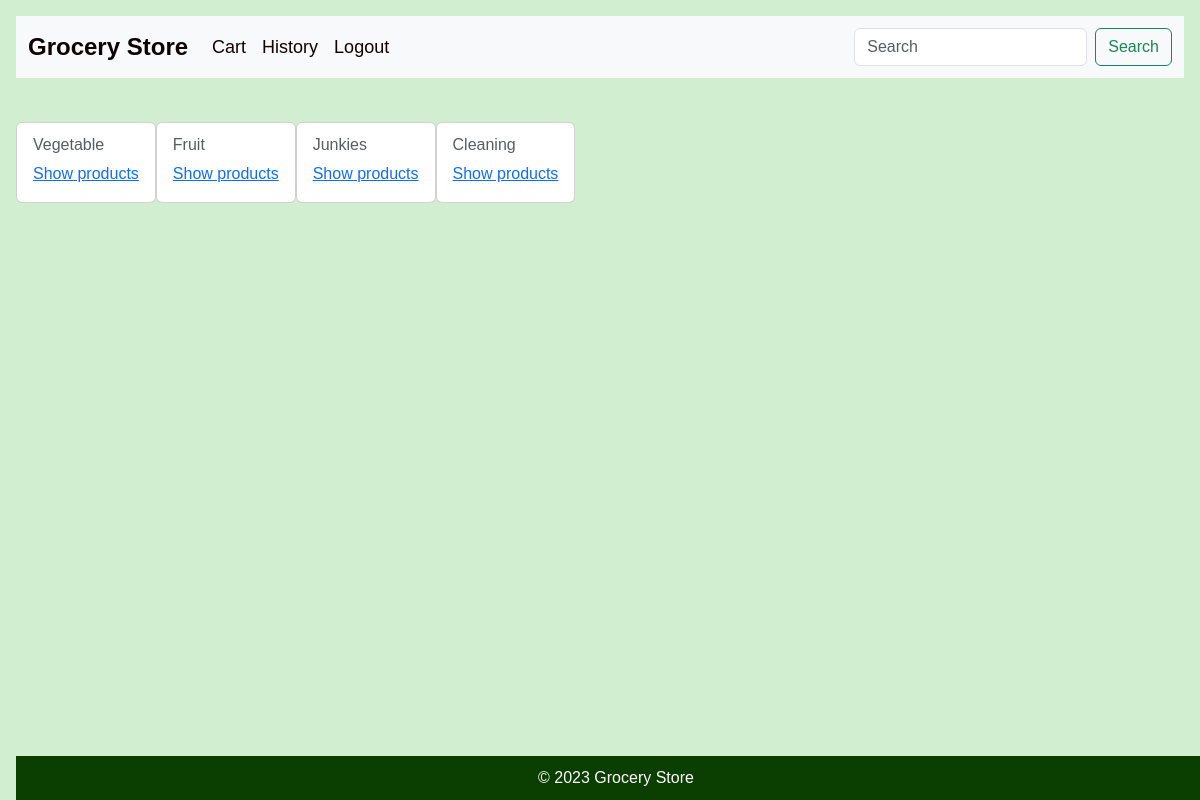
The app's page /userfeed (signed in) with its own data.
### app.py (models this page shows)
class Category(db.Model, UserMixin):
    __tablename__ = 'category'
    id = db.Column(db.Integer, autoincrement = True ,primary_key=True)
    c_name = db.Column(db.String(100), nullable=False)

### app.py (the view)
@app.route('/userfeed', methods = ['GET','POST'])
def userfeed():
    user_id = current_user.id
    category = Category.query.all()
    return render_template('userfeed.html', cards = category, user_id = user_id)

### app.py (called while the page is built)
@login_manager.user_loader
def load_user(user_id):
    return User.query.get(int(user_id))

### Templates/userfeed.html (shortened to what this page needs)
<!doctype html>
<html lang="en">
  <head>
    <link href="https://cdn.jsdelivr.net/npm/bootstrap@5.3.0-alpha1/dist/css/bootstrap.min.css" rel="stylesheet">
    <link href="https://getbootstrap.com/docs/5.3/assets/css/docs.css" rel="stylesheet">
  </head>
  <body class="p-3 m-0 border-0 bd-example">
    <nav class="navbar navbar-expand-lg bg-body-tertiary">
      <div class="container-fluid">
        <a class="navbar-brand" href="#">Grocery Store</a>
        <div class="collapse navbar-collapse" id="navbarSupportedContent">
          <ul class="navbar-nav me-auto mb-2 mb-lg-0">
            <li class="nav-item">
                <a class="nav-link active" aria-current="page" href="/cart">Cart</a>
              </li>
              <li class="nav-item">
                <a class="nav-link active" aria-current="page" href="/history/{{ user_id }}">History</a>
              </li>
              <li class="nav-item">
                <a class="nav-link" href="/logout">Logout</a>
              </li>
          </ul>
          <form class="d-flex" role="search" action="/search">
            <input class="form-control me-2" name="search" type="search1" placeholder="Search" aria-label="Search">
            <button class="btn btn-outline-success" type="submit">Search</button>
          </form>
        </div>
      </div>
    </nav>
    <br>
    <div>
      {% if cards %}
      <div class="d-flex flex-wrap">
          {% for card in cards %}
          <div class="card">
              <div class="card-body">
                  <h6 class="card-subtitle mb-2 text-body-secondary">{{ card.c_name }}</h6>
                  <a href="/user_prod_display/{{ card.id }}" class="card-link">Show products</a>
                  <br>
              </div>
          </div>
          {% endfor %}
      </div>
      {% else %}
      <p>Admin has nothing to sell.</p>
      {% endif %}
  </div>
    <div class="footer">
      &copy; 2023 Grocery Store
  </div
  </body>
</html>

### Templates/userfeed.html (style rules this page uses)
body { background-color: #d1eed0; font-family: Arial, Helvetica, sans-serif; margin: 0; display: flex; flex-direction: column; min-height: 100vh; }
.navbar { background-color: #427006; margin-bottom: 20px; }
.navbar-brand { color: #0c0101; font-size: 24px; font-weight: bold; }
.navbar-nav .nav-item .nav-link { color: #130101; font-size: 18px; }
.footer { background-color: #0b3f01; bottom: 0; position: fixed; width: 100%; color: #fff; text-align: center; padding: 10px 0; }

### records on screen
Category: c_name "Vegetable"
Category: c_name "Fruit"
Category: c_name "Junkies"
Category: c_name "Cleaning"
